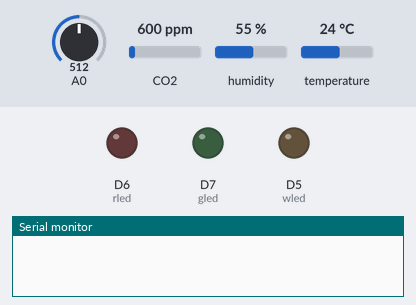
This sketch was run on a simulated ESP8266 (NodeMCU). Parts: output pins drawn as LEDs (lit = HIGH), the last lines printed to the serial monitor. Inputs (shaded band) come from the test bench; at power-on: A0 = 512, CO2 600 ppm, humidity 55 %, temperature 24 °C. WiFi joins after 1.5 s; servers stay silent unless stated.

Above: at 0.1 s.
At 0.6 s:
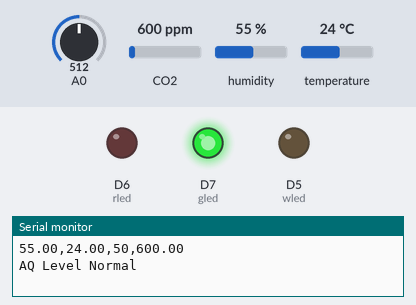
Timing chart, 0 to 2.1 s (numbered marks = the images above):
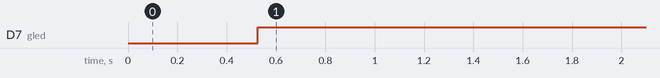

Measured:
- by itself, D7 (gled): LOW → HIGH at 0.53 s

The sketch:

weathermonitoring.ino
```cpp
#include<ESP8266WiFi.h>
#include<ThingSpeak.h>
#include<DHT.h>
#include "MQ135.h"

DHT dht(D3, DHT11);
//DHT objectname(pin,versi-on/DHT11);
float h, t;
int r;
char* ssid = "OPPO A5s";    //(hotspot ssid or name)
char* pswd = "ishanarola";  //(hotspot password)

WiFiClient client;

char ip[] = "184.106.153.149";   //ip address of thingspeak
long id = 1841453; //my channel id
char* api = "TYJJ6RZ1QDWD5GZP"; //my write api key

int gled = D7;  //green led connected to pin 6
int rled =D6;//red led
int wled=D5;

void setup() {
  // put your setup code here, to run once:
  Serial.begin(9600);
  //Serial.println("Connecting to WiFi");
  pinMode (gled,OUTPUT);
  pinMode(rled,OUTPUT);
  pinMode(wled,OUTPUT);
  WiFi.begin(ssid, pswd);
//  while(WiFi.status()!= WL_CONNECTED){
//    Serial.print(".");
//    delay(500);
//  }
  //Serial.println("WiFi connected");
  ThingSpeak.begin(client);
  dht.begin();
}

void loop() {
  // put your main code here, to run repeatedly:
  if (client.connect(ip, 80)) {
    h = dht.readHumidity();
    t = dht.readTemperature();
     //Rain sensor
    r = analogRead(A0);
    r = map(r, 0, 1024, 0, 100);
    MQ135 gasSensor = MQ135(A0);
    float air_quality = gasSensor.getPPM();
    float AQI=air_quality;
    Serial.print(h);
    Serial.print(",");
    Serial.print(t);
    Serial.print(",");
    Serial.print(r);
    Serial.print(",");
    Serial.println(AQI);
    ThingSpeak.setField(1, t);
    ThingSpeak.setField(2, h);
    ThingSpeak.setField(3, r);
    ThingSpeak.setField(4,AQI );

    ThingSpeak.writeFields(id, api);

    if(AQI >= 200 && AQI<=5000)
  {
    digitalWrite(gled,HIGH);
    digitalWrite(rled,LOW);
    digitalWrite(wled,LOW);
    Serial.println("AQ Level Normal");
  }
  else if (AQI > 5000 && AQI < 7000)
  {
    digitalWrite(gled,LOW);   //jump here if ppm is not greater than threshold and turn off gled
    digitalWrite(rled,LOW);
    digitalWrite(wled,HIGH);
    Serial.println("AQ Level Medium");
  }
  else
  {
    Serial.println("AQ Level Danger!");
    digitalWrite(rled,HIGH);
    digitalWrite(gled,LOW);
    digitalWrite(wled,LOW);

  }

  }
  delay(1500);
}
```
